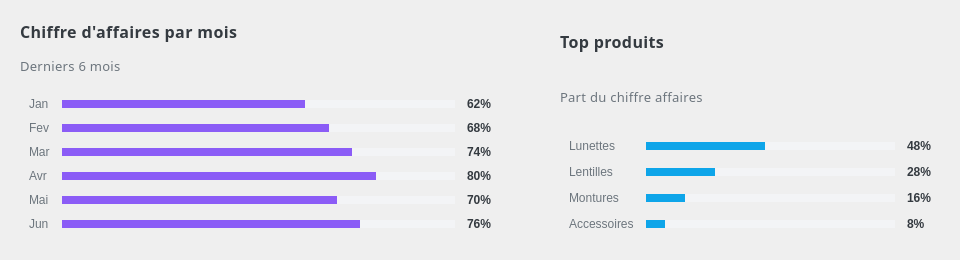
                   <widget class="QWidget" name="salesPanelsContainer_2" native="true">
                    <property name="styleSheet">
                     <string notr="true">QWidget#salesPanelsContainer {
    background: transparent;
}</string>
                    </property>
                    <layout class="QHBoxLayout" name="salesPanelsLayout_2">
                     <property name="spacing">
                      <number>20</number>
                     </property>
                     <property name="leftMargin">
                      <number>0</number>
                     </property>
                     <property name="topMargin">
                      <number>0</number>
                     </property>
                     <property name="rightMargin">
                      <number>0</number>
                     </property>
                     <property name="bottomMargin">
                      <number>0</number>
                     </property>
                     <item>
                      <widget class="QWidget" name="salesTrendPanel_2" native="true">
                       <property name="minimumSize">
                        <size>
                         <width>520</width>
                         <height>260</height>
                        </size>
                       </property>
                       <property name="styleSheet">
                        <string notr="true">QWidget#salesTrendPanel {
    background-color: #ffffff;
    border: 1px solid #e9ecef;
    border-radius: 12px;
}

QProgressBar {
    background: #f3f4f6;
    border: none;
    border-radius: 6px;
    min-height: 8px;
    max-height: 8px;
}

QProgressBar::chunk {
    background: #8b5cf6;
    border-radius: 6px;
}</string>
                       </property>
                       <layout class="QVBoxLayout" name="salesTrendLayout_2">
                        <property name="spacing">
                         <number>12</number>
                        </property>
                        <property name="leftMargin">
                         <number>20</number>
                        </property>
                        <property name="topMargin">
                         <number>20</number>
                        </property>
                        <property name="rightMargin">
                         <number>20</number>
                        </property>
                        <property name="bottomMargin">
                         <number>20</number>
                        </property>
                        <item>
                         <widget class="QLabel" name="salesTrendTitle_2">
                          <property name="font">
                           <font>
                            <family>Poppins</family>
                            <pointsize>12</pointsize>
                            <fontweight>Medium</fontweight>
                           </font>
                          </property>
                          <property name="styleSheet">
                           <string notr="true">QLabel { color: #343a40; font-weight: 500; letter-spacing: 0.4px; }</string>
                          </property>
                          <property name="text">
                           <string>Chiffre d'affaires par mois</string>
                          </property>
                         </widget>
                        </item>
                        <item>
                         <widget class="QLabel" name="salesTrendSubtitle_2">
                          <property name="font">
                           <font>
                            <family>Poppins</family>
                            <pointsize>10</pointsize>
                            <fontweight>Light</fontweight>
                           </font>
                          </property>
                          <property name="styleSheet">
                           <string notr="true">QLabel { color: #6c757d; font-weight: 300; letter-spacing: 0.3px; }</string>
                          </property>
                          <property name="text">
                           <string>Derniers 6 mois</string>
                          </property>
                         </widget>
                        </item>
                        <item>
                         <widget class="QWidget" name="salesTrendBars_2" native="true">
                          <layout class="QGridLayout" name="salesTrendBarsLayout_2">
                           <property name="horizontalSpacing">
                            <number>12</number>
                           </property>
                           <property name="verticalSpacing">
                            <number>10</number>
                           </property>
                           <item row="0" column="0">
                            <widget class="QLabel" name="salesTrendJanLabel_2">
                             <property name="styleSheet">
                              <string notr="true">QLabel { color: #6c757d; }</string>
                             </property>
                             <property name="text">
                              <string>Jan</string>
                             </property>
                            </widget>
                           </item>
                           <item row="0" column="1">
                            <widget class="QProgressBar" name="salesTrendJanBar_2">
                             <property name="value">
                              <number>62</number>
                             </property>
                             <property name="textVisible">
                              <bool>false</bool>
                             </property>
                            </widget>
                           </item>
                           <item row="0" column="2">
                            <widget class="QLabel" name="salesTrendJanValue_2">
                             <property name="styleSheet">
                              <string notr="true">QLabel { color: #343a40; font-weight: 500; }</string>
                             </property>
                             <property name="text">
                              <string>62%</string>
                             </property>
                            </widget>
                           </item>
                           <item row="1" column="0">
                            <widget class="QLabel" name="salesTrendFevLabel_2">
                             <property name="styleSheet">
                              <string notr="true">QLabel { color: #6c757d; }</string>
                             </property>
                             <property name="text">
                              <string>Fev</string>
                             </property>
                            </widget>
                           </item>
                           <item row="1" column="1">
                            <widget class="QProgressBar" name="salesTrendFevBar_2">
                             <property name="value">
                              <number>68</number>
                             </property>
                             <property name="textVisible">
                              <bool>false</bool>
                             </property>
                            </widget>
                           </item>
                           <item row="1" column="2">
                            <widget class="QLabel" name="salesTrendFevValue_2">
                             <property name="styleSheet">
                              <string notr="true">QLabel { color: #343a40; font-weight: 500; }</string>
                             </property>
                             <property name="text">
                              <string>68%</string>
                             </property>
                            </widget>
                           </item>
                           <item row="2" column="0">
                            <widget class="QLabel" name="salesTrendMarLabel_2">
                             <property name="styleSheet">
                              <string notr="true">QLabel { color: #6c757d; }</string>
                             </property>
                             <property name="text">
                              <string>Mar</string>
                             </property>
                            </widget>
                           </item>
                           <item row="2" column="1">
                            <widget class="QProgressBar" name="salesTrendMarBar_2">
                             <property name="value">
                              <number>74</number>
                             </property>
                             <property name="textVisible">
                              <bool>false</bool>
                             </property>
                            </widget>
                           </item>
                           <item row="2" column="2">
                            <widget class="QLabel" name="salesTrendMarValue_2">
                             <property name="styleSheet">
                              <string notr="true">QLabel { color: #343a40; font-weight: 500; }</string>
                             </property>
                             <property name="text">
                              <string>74%</string>
                             </property>
                            </widget>
                           </item>
                           <item row="3" column="0">
                            <widget class="QLabel" name="salesTrendAprLabel_2">
                             <property name="styleSheet">
                              <string notr="true">QLabel { color: #6c757d; }</string>
                             </property>
                             <property name="text">
                              <string>Avr</string>
                             </property>
                            </widget>
                           </item>
                           <item row="3" column="1">
                            <widget class="QProgressBar" name="salesTrendAprBar_2">
                             <property name="value">
                              <number>80</number>
                             </property>
                             <property name="textVisible">
                              <bool>false</bool>
                             </property>
                            </widget>
                           </item>
                           <item row="3" column="2">
                            <widget class="QLabel" name="salesTrendAprValue_2">
                             <property name="styleSheet">
                              <string notr="true">QLabel { color: #343a40; font-weight: 500; }</string>
                             </property>
                             <property name="text">
                              <string>80%</string>
                             </property>
                            </widget>
                           </item>
                           <item row="4" column="0">
                            <widget class="QLabel" name="salesTrendMayLabel_2">
                             <property name="styleSheet">
                              <string notr="true">QLabel { color: #6c757d; }</string>
                             </property>
                             <property name="text">
                              <string>Mai</string>
                             </property>
                            </widget>
                           </item>
                           <item row="4" column="1">
                            <widget class="QProgressBar" name="salesTrendMayBar_2">
                             <property name="value">
                              <number>70</number>
                             </property>
                             <property name="textVisible">
                              <bool>false</bool>
                             </property>
                            </widget>
                           </item>
                           <item row="4" column="2">
                            <widget class="QLabel" name="salesTrendMayValue_2">
                             <property name="styleSheet">
                              <string notr="true">QLabel { color: #343a40; font-weight: 500; }</string>
                             </property>
                             <property name="text">
                              <string>70%</string>
                             </property>
                            </widget>
                           </item>
                           <item row="5" column="0">
                            <widget class="QLabel" name="salesTrendJunLabel_2">
                             <property name="styleSheet">
                              <string notr="true">QLabel { color: #6c757d; }</string>
                             </property>
                             <property name="text">
                              <string>Jun</string>
                             </property>
                            </widget>
                           </item>
                           <item row="5" column="1">
                            <widget class="QProgressBar" name="salesTrendJunBar_2">
                             <property name="value">
                              <number>76</number>
                             </property>
                             <property name="textVisible">
                              <bool>false</bool>
                             </property>
                            </widget>
                           </item>
                           <item row="5" column="2">
                            <widget class="QLabel" name="salesTrendJunValue_2">
                             <property name="styleSheet">
                              <string notr="true">QLabel { color: #343a40; font-weight: 500; }</string>
                             </property>
                             <property name="text">
                              <string>76%</string>
                             </property>
                            </widget>
                           </item>
                          </layout>
                         </widget>
                        </item>
                       </layout>
                      </widget>
                     </item>
                     <item>
                      <widget class="QWidget" name="salesTopProductsPanel_2" native="true">
                       <property name="minimumSize">
                        <size>
                         <width>420</width>
                         <height>260</height>
                        </size>
                       </property>
                       <property name="styleSheet">
                        <string notr="true">QWidget#salesTopProductsPanel {
    background-color: #ffffff;
    border: 1px solid #e9ecef;
    border-radius: 12px;
}

QProgressBar {
    background: #f3f4f6;
    border: none;
    border-radius: 6px;
    min-height: 8px;
    max-height: 8px;
}

QProgressBar::chunk {
    background: #0ea5e9;
    border-radius: 6px;
}</string>
                       </property>
                       <layout class="QVBoxLayout" name="salesTopProductsLayout_2">
                        <property name="spacing">
                         <number>12</number>
                        </property>
                        <property name="leftMargin">
                         <number>20</number>
                        </property>
                        <property name="topMargin">
                         <number>20</number>
                        </property>
                        <property name="rightMargin">
                         <number>20</number>
                        </property>
                        <property name="bottomMargin">
                         <number>20</number>
                        </property>
                        <item>
                         <widget class="QLabel" name="salesTopProductsTitle_2">
                          <property name="font">
                           <font>
                            <family>Poppins</family>
                            <pointsize>12</pointsize>
                            <fontweight>Medium</fontweight>
                           </font>
                          </property>
                          <property name="styleSheet">
                           <string notr="true">QLabel { color: #343a40; font-weight: 500; letter-spacing: 0.4px; }</string>
                          </property>
                          <property name="text">
                           <string>Top produits</string>
                          </property>
                         </widget>
                        </item>
                        <item>
                         <widget class="QLabel" name="salesTopProductsSubtitle_2">
                          <property name="font">
                           <font>
                            <family>Poppins</family>
                            <pointsize>10</pointsize>
                            <fontweight>Light</fontweight>
                           </font>
                          </property>
                          <property name="styleSheet">
                           <string notr="true">QLabel { color: #6c757d; font-weight: 300; letter-spacing: 0.3px; }</string>
                          </property>
                          <property name="text">
                           <string>Part du chiffre affaires</string>
                          </property>
                         </widget>
                        </item>
                        <item>
                         <widget class="QWidget" name="salesTopProductsGrid_2" native="true">
                          <layout class="QGridLayout" name="salesTopProductsGridLayout_2">
                           <property name="spacing">
                            <number>12</number>
                           </property>
                           <item row="0" column="0">
                            <widget class="QLabel" name="salesTopProd1Label_2">
                             <property name="styleSheet">
                              <string notr="true">QLabel { color: #6c757d; }</string>
                             </property>
                             <property name="text">
                              <string>Lunettes</string>
                             </property>
                            </widget>
                           </item>
                           <item row="0" column="1">
                            <widget class="QProgressBar" name="salesTopProd1Bar_2">
                             <property name="value">
                              <number>48</number>
                             </property>
                             <property name="textVisible">
                              <bool>false</bool>
                             </property>
                            </widget>
                           </item>
                           <item row="0" column="2">
                            <widget class="QLabel" name="salesTopProd1Value_2">
                             <property name="styleSheet">
                              <string notr="true">QLabel { color: #343a40; font-weight: 500; }</string>
                             </property>
                             <property name="text">
                              <string>48%</string>
                             </property>
                            </widget>
                           </item>
                           <item row="1" column="0">
                            <widget class="QLabel" name="salesTopProd2Label_2">
                             <property name="styleSheet">
                              <string notr="true">QLabel { color: #6c757d; }</string>
                             </property>
                             <property name="text">
                              <string>Lentilles</string>
                             </property>
                            </widget>
                           </item>
                           <item row="1" column="1">
                            <widget class="QProgressBar" name="salesTopProd2Bar_2">
                             <property name="value">
                              <number>28</number>
                             </property>
                             <property name="textVisible">
                              <bool>false</bool>
                             </property>
                            </widget>
                           </item>
                           <item row="1" column="2">
                            <widget class="QLabel" name="salesTopProd2Value_2">
                             <property name="styleSheet">
                              <string notr="true">QLabel { color: #343a40; font-weight: 500; }</string>
                             </property>
                             <property name="text">
                              <string>28%</string>
                             </property>
                            </widget>
                           </item>
                           <item row="2" column="0">
                            <widget class="QLabel" name="salesTopProd3Label_2">
                             <property name="styleSheet">
                              <string notr="true">QLabel { color: #6c757d; }</string>
                             </property>
                             <property name="text">
                              <string>Montures</string>
                             </property>
                            </widget>
                           </item>
                           <item row="2" column="1">
                            <widget class="QProgressBar" name="salesTopProd3Bar_2">
                             <property name="value">
                              <number>16</number>
                             </property>
                             <property name="textVisible">
                              <bool>false</bool>
                             </property>
                            </widget>
                           </item>
                           <item row="2" column="2">
                            <widget class="QLabel" name="salesTopProd3Value_2">
                             <property name="styleSheet">
                              <string notr="true">QLabel { color: #343a40; font-weight: 500; }</string>
                             </property>
                             <property name="text">
                              <string>16%</string>
                             </property>
                            </widget>
                           </item>
                           <item row="3" column="0">
                            <widget class="QLabel" name="salesTopProd4Label_2">
                             <property name="styleSheet">
                              <string notr="true">QLabel { color: #6c757d; }</string>
                             </property>
                             <property name="text">
                              <string>Accessoires</string>
                             </property>
                            </widget>
                           </item>
                           <item row="3" column="1">
                            <widget class="QProgressBar" name="salesTopProd4Bar_2">
                             <property name="value">
                              <number>8</number>
                             </property>
                             <property name="textVisible">
                              <bool>false</bool>
                             </property>
                            </widget>
                           </item>
                           <item row="3" column="2">
                            <widget class="QLabel" name="salesTopProd4Value_2">
                             <property name="styleSheet">
                              <string notr="true">QLabel { color: #343a40; font-weight: 500; }</string>
                             </property>
                             <property name="text">
                              <string>8%</string>
                             </property>
                            </widget>
                           </item>
                          </layout>
                         </widget>
                        </item>
                       </layout>
                      </widget>
                     </item>
                    </layout>
                   </widget>
